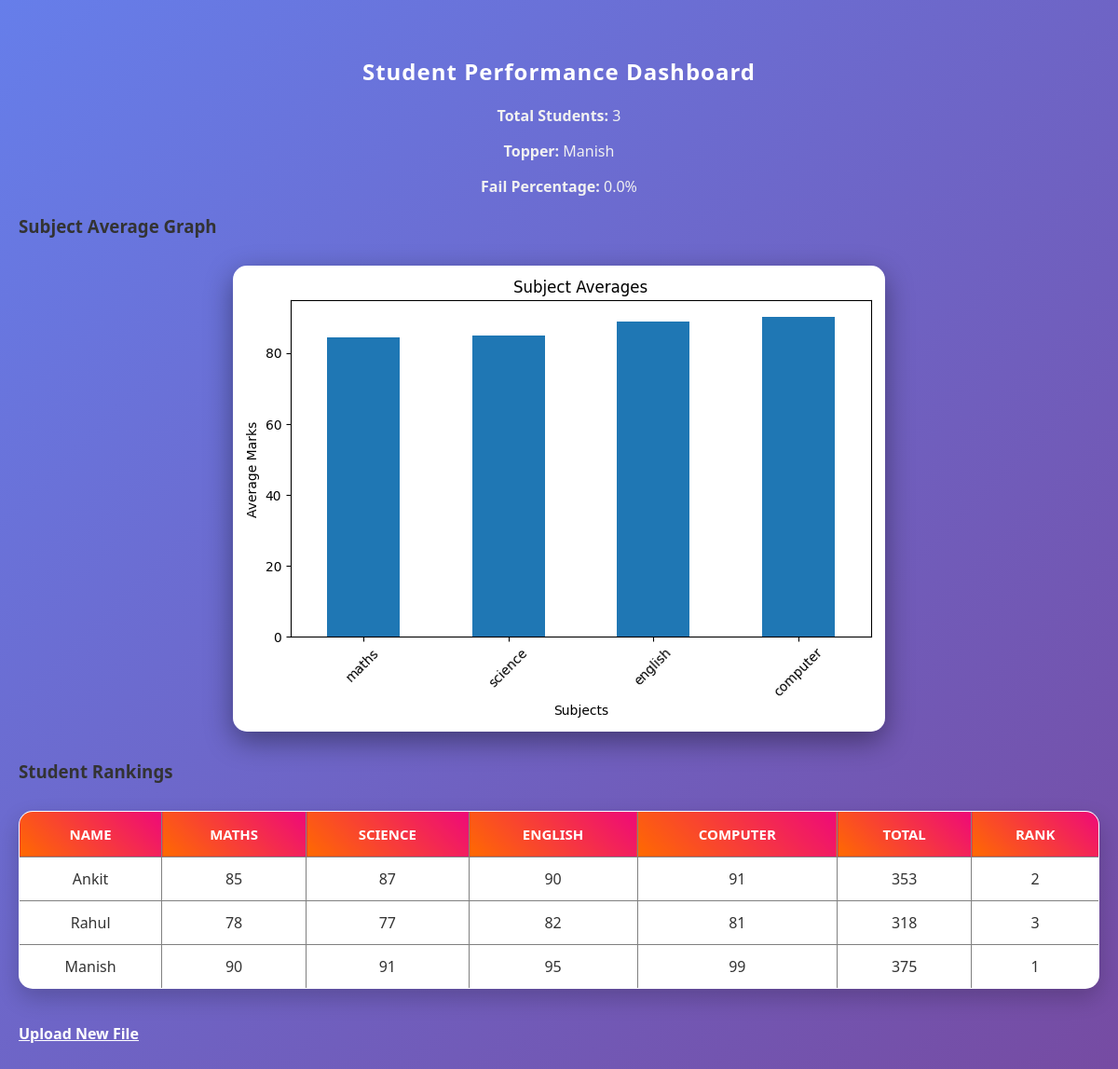
/dashboard/, run on the app's committed database.
### analytics/models.py (models this page shows, shortened)
class StudentRecord(models.Model):
    name = models.CharField(max_length=100)
    maths = models.IntegerField()
    science = models.IntegerField()
    english = models.IntegerField()
    computer = models.IntegerField()

### analytics/views.py (the view)
# urls.py: path('dashboard/', views.dashboard, name='dashboard'),
def dashboard(request):
    students = StudentRecord.objects.all()
    if not students.exists():
        return render(request, 'analytics/dashboard.html', {
            'message': "No data available. Please upload a file."
        })
    df = pd.DataFrame(list(students.values()))
    subject_avg = df[['maths', 'science', 'english', 'computer']].mean()
    df['total'] = df[['maths', 'science', 'english', 'computer']].sum(axis=1)
    df['rank'] = df['total'].rank(ascending=False, method='min').astype(int)
    topper = df.loc[df['total'].idxmax()]['name']
    fail_count = (
        df[['maths', 'science', 'english', 'computer']] < 40
    ).any(axis=1).sum()
    total_students = len(df)
    fail_percent = round((fail_count / total_students) * 100, 2)
    fig, ax = plt.subplots(figsize=(7, 5))
    subject_avg.plot(kind='bar', ax=ax)
    ax.set_title("Subject Averages")
    ax.set_xlabel("Subjects")
    ax.set_ylabel("Average Marks")
    plt.xticks(rotation=45)
    plt.tight_layout()
    buffer = io.BytesIO()
    fig.savefig(buffer, format='png')
    buffer.seek(0)
    image_png = buffer.getvalue()
    graph = base64.b64encode(image_png).decode('utf-8')
    buffer.close()
    plt.close(fig)
    context = {
        'graph': graph,
        'total_students': total_students,
        'topper': topper,
        'fail_percent': fail_percent,
        'students': df.to_dict('records')
    }
    return render(request, 'analytics/dashboard.html', context)

### analytics/templates/analytics/dashboard.html (shortened to what this page needs)
{% load static %}
<!DOCTYPE html>
<html>
<head>
    <link rel="stylesheet" href="{% static 'analytics/style.css' %}">
</head>
<body>
    <h2>Student Performance Dashboard</h2>
    {% if total_students %}
        <p><strong>Total Students:</strong> {{ total_students }}</p>
        <p><strong>Topper:</strong> {{ topper }}</p>
        <p><strong>Fail Percentage:</strong> {{ fail_percent }}%</p>
        <h3>Subject Average Graph</h3>
        <img alt="Graph">
        <h3>Student Rankings</h3>
        <table border="1" cellpadding="5">
            <tr>
                <th>Name</th>
                <th>Maths</th>
                <th>Science</th>
                <th>English</th>
                <th>Computer</th>
                <th>Total</th>
                <th>Rank</th>
            </tr>
            {% for student in students %}
            <tr>
                <td>{{ student.name }}</td>
                <td>{{ student.maths }}</td>
                <td>{{ student.science }}</td>
                <td>{{ student.english }}</td>
                <td>{{ student.computer }}</td>
                <td>{{ student.total }}</td>
                <td>{{ student.rank }}</td>
            </tr>
            {% endfor %}
        </table>
    {% endif %}
    <br>
    <a href="{% url 'upload' %}">Upload New File</a>
</body>
</html>

### analytics/static/analytics/style.css (style rules this page uses)
body { font-family: 'Segoe UI', sans-serif; background: linear-gradient(135deg, #667eea, #764ba2); margin: 0; padding: 40px 20px; color: #333; }
h1, h2 { text-align: center; color: white; letter-spacing: 1px; margin-bottom: 20px; }
p { font-size: 16px; font-weight: 500; color: #f1f1f1; text-align: center; }
a { display: inline-block; margin-top: 15px; color: #ffffff; font-weight: bold; transition: 0.3s; }
table { width: 100%; border-collapse: collapse; margin-top: 30px; overflow: hidden; border-radius: 15px; background: white; box-shadow: 0px 10px 25px rgba(0,0,0,0.2); }
table th { background: linear-gradient(45deg, #ff6a00, #ee0979); color: white; padding: 14px; font-size: 15px; text-transform: uppercase; }
table td { padding: 12px; text-align: center; font-weight: 500; }
table tr { transition: 0.2s ease; }
img { display: block; margin: 30px auto; max-width: 65%; height: auto; border-radius: 15px; box-shadow: 0px 10px 30px rgba(0,0,0,0.4); transition: 0.3s; }

### data on the page
StudentRecord: name "Manish", maths "90", science "91", english "95", computer "99", total "375", rank "1"
StudentRecord: name "Ankit", maths "85", science "87", english "90", computer "91", total "353", rank "2"
StudentRecord: name "Rahul", maths "78", science "77", english "82", computer "81", total "318", rank "3"

### other printed values
{{ total_students }} "3"
{{ fail_percent }} "0.0"
